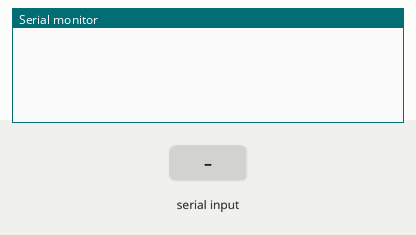
Bench run of a sketch on a simulated Arduino Mega 2560, built with avr-gcc and run on an emulated ATmega2560. Parts: the last lines printed to the serial monitor. The inputs (shaded band) are chosen by the test bench. EEPROM starts erased.

Above: at 1.2 s.
1.3 s: "ABC12345\n" received over the second serial link
At 3.5 s:
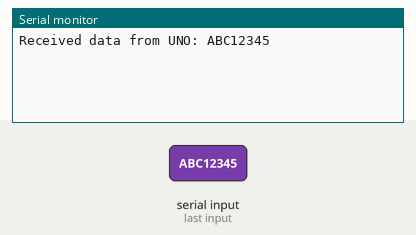
3.8 s: "1" received over the second serial link
At 5.3 s:
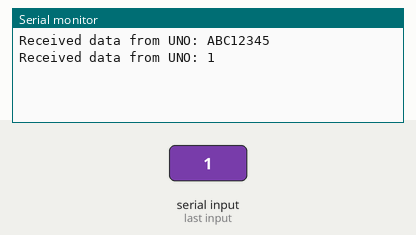

Measured:
- after the input at 1.3 s, the serial monitor: prints a new line after 1.0 s (image 1)
- after the input at 3.8 s, the serial monitor: prints a new line after 1.0 s (image 2)

The sketch:

SetSerialNumber.ino
```cpp
//Approach 1: Hardcoding the Serial Number in Code
/*
const String serialNumber = "ABC12345";

void setup() {
  Serial.begin(9600);
  Serial.println("Serial Number approach 1: " + serialNumber);
}

void loop() {
  // Any other logic
}
*/

/*
//Approach 2: Using EEPROM to Store the Serial Number
#include <EEPROM.h>

int addr = 0; // Starting address in EEPROM

void setup() {
  Serial.begin(9600);

  // Storing and retrieving serial number from EEPROM
  String serialNumber = "ABC12345";
  for (int i = 0; i < serialNumber.length(); i++) {
    EEPROM.write(addr + i, serialNumber[i]);
  }
  EEPROM.write(addr + serialNumber.length(), '\0'); // Null-terminate

  // Reading the stored serial number
  char readSerial[20];
  for (int i = 0; i < 20; i++) {
    readSerial[i] = EEPROM.read(addr + i);
    if (readSerial[i] == '\0') break;
  }

  Serial.println("Serial Number approach 2: ");
  Serial.println(readSerial);
}

void loop() {
  // Other logic
}
*/

/*
//Aproach 3: Receive and Store Serial Number via Serial Monitor
#include <EEPROM.h> // Optional, for persistent storage

String serialNumber = ""; // Variable to store the input serial number
bool serialReceived = false; // Flag to indicate when serial number is received

void setup() {
  Serial.begin(9600); // Start serial communication at 9600 baud
  Serial.println("Enter Serial Number:");

  // Optional: Read the stored serial number from EEPROM on boot
  char storedSerial[20]; // Adjust size based on your EEPROM space
  int i = 0;
  while (EEPROM.read(i) != '\0' && i < sizeof(storedSerial)) {
    storedSerial[i] = EEPROM.read(i);
    i++;
  }
  storedSerial[i] = '\0'; // Null-terminate the string

  if (i > 0) {
    Serial.print("Stored Serial Number");
    Serial.println(storedSerial);
  } else {
    Serial.println("No serial number stored.");
  }
}

void loop() {
  // Check if data is available in the Serial buffer
  if (Serial.available() > 0) {
    // Read the entire input line as a string
    serialNumber = Serial.readStringUntil('\n'); // Read until newline character
    serialNumber.trim(); // Remove any extra newline or spaces

    // Check if a serial number was received
    if (serialNumber.length() > 0) {
      Serial.print("Serial Number Received: ");
      Serial.println(serialNumber);

      // Optional: Store the serial number in EEPROM for future retrieval
      for (int i = 0; i < serialNumber.length(); i++) {
        EEPROM.write(i, serialNumber[i]);
      }
      EEPROM.write(serialNumber.length(), '\0'); // Null-terminate the stored string

      serialReceived = true;
    }
  }

  // Do something with the received serial number if needed
  if (serialReceived) {
    // For example, display the serial number
    Serial.print("Using Serial Number: ");
    Serial.println(serialNumber);

    // Reset the flag after processing
    serialReceived = false;
  }
}
*/
```

UartCommunicationProtocolMEGA.ino
```cpp
//In this example, approach 2 is utilized to set a serial number to Arduino boards. Two Arduino as Arduino MEGA and Arduino UNO are communicating to each other.
#include <EEPROM.h>

int addr = 0; // Starting address in EEPROM
char readSerial[20];

void setup() {
  // Begin serial1 communication for UART communication with UNO
  Serial1.begin(115200);

  // Begin serial communication for monitoring via USB to your computer
  Serial.begin(115200);
  // Storing and retrieving serial number from EEPROM
  String serialNumber = "ArduinoMEGA";
  for (int i = 0; i < serialNumber.length(); i++) {
    EEPROM.write(addr + i, serialNumber[i]);
  }
  EEPROM.write(addr + serialNumber.length(), '\0'); // Null-terminate

  // Reading the stored serial number

  for (int i = 0; i < 20; i++) {
    readSerial[i] = EEPROM.read(addr + i);
    if (readSerial[i] == '\0') break;
  }

  //Serial.println("Serial Number approach 2: ");
  //Serial.println(readSerial);
}

void loop() {
  //Check if data is available on Serial1 (from UNO)
  if(Serial1.available()>0){
    // read incoming data
    String data = Serial1.readString();

    //print received data from UNO
    Serial.println("Received data from UNO: "+data);
  }
}
```
